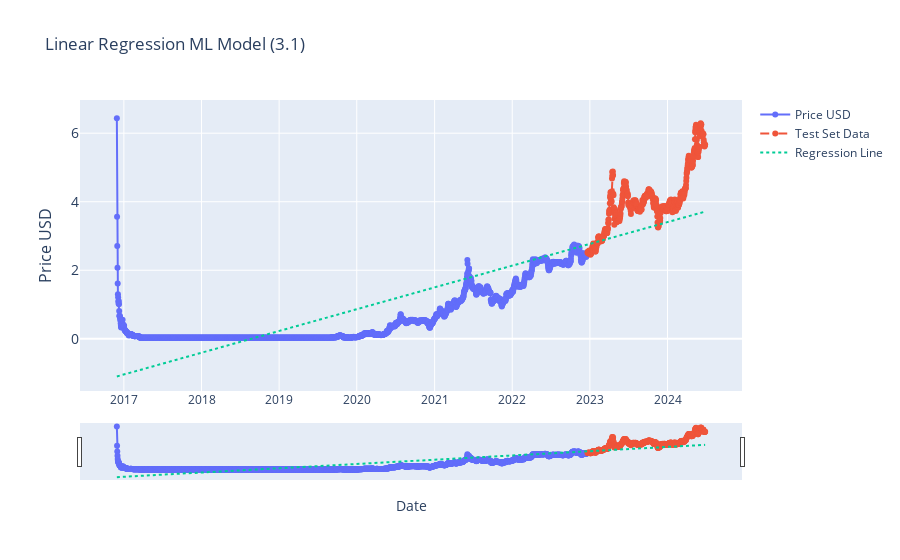

The code cell stored with this chart in its notebook:
### Markdown cell above
### OLS / Linear regression (3.1)

### Code cell
# Linear Regression (3.1)

from sklearn.linear_model import LinearRegression
from sklearn.model_selection import train_test_split
import plotly.graph_objects as go
import pandas as pd
from ipywidgets import interact, DatePicker
import numpy as np

current_item['date_ordinal'] = current_item.index.map(pd.Timestamp.toordinal)
X = current_item['date_ordinal'].values.reshape(-1, 1)
y = current_item['price_usd'].values


# train test split (first 80% train, last 20% test)
split_point = int(len(X) * 0.80)  
X_train, X_test = X[:split_point], X[split_point:]
y_train, y_test = y[:split_point], y[split_point:]


# intialize the model (like initialising a variable)
model_lr = LinearRegression()
model_lr.fit(X, y)

# make predictions
y_pred = model_lr.predict(X)


def update_graph(start_date, end_date):
    # Filtering the data based on the date range
    mask = (df.index >= pd.to_datetime(start_date)) & (df.index <= pd.to_datetime(end_date))
    filtered_data = df.loc[mask]
    filtered_pred = y_pred[mask]

    # Creating the plot
    fig = go.Figure()
    fig.add_trace(go.Scatter(x=filtered_data.index[:split_point], y=filtered_data['price_usd'], mode='lines+markers', name='Price USD'))

     # Add the test set prices
    fig.add_trace(go.Scatter(x=filtered_data.index[split_point:], y=y_test, mode='lines+markers', name='Test Set Data', line=dict(dash='dash')))


    # Add the predicted prices
    fig.add_trace(go.Scatter(x=filtered_data.index, y=filtered_pred, mode='lines', name='Regression Line', line=dict(dash='dot')))

    # Formatting
    fig.update_layout(
        title='Linear Regression ML Model (3.1)',
        xaxis_title='Date',
        yaxis_title='Price USD',
        yaxis=dict(
            title='Price USD',
            titlefont_size=16,
            tickfont_size=14,
        ),
        xaxis=dict(  # Added lines for range slider
            rangeslider=dict(
                visible=True
            ),
            type="date"
        ),
        showlegend=True

        )

    fig.show()


# Creating interactive widgets for date selection
start_date_picker = DatePicker(description='Start Date', value=START_DATE)
end_date_picker = DatePicker(description='End Date', value=END_DATE)

# Display the interactive widget
interact(update_graph, start_date=start_date_picker, end_date=end_date_picker)

### Figure 1 — Plotly figure (JSON) as saved in the notebook; plotly's stock layout.template omitted (floating-point values rounded to 4 significant figures; data arrays with more than 128 entries replaced by an {"elided": "..."} marker saying what was removed)
{"data": [{"mode": "lines+markers", "name": "Price USD", "type": "scatter", "x": {"elided": "2213 str values"}, "y": {"elided": "2767 float values"}}, {"line": {"dash": "dash"}, "mode": "lines+markers", "name": "Test Set Data", "type": "scatter", "x": {"elided": "554 str values"}, "y": {"elided": "554 float values"}}, {"line": {"dash": "dot"}, "mode": "lines", "name": "Regression Line", "type": "scatter", "x": {"elided": "2767 str values"}, "y": {"elided": "2767 float values"}}], "layout": {"showlegend": true, "title": {"text": "Linear Regression ML Model (3.1)"}, "xaxis": {"rangeslider": {"visible": true}, "title": {"text": "Date"}, "type": "date"}, "yaxis": {"tickfont": {"size": 14}, "title": {"font": {"size": 16}, "text": "Price USD"}}}}
